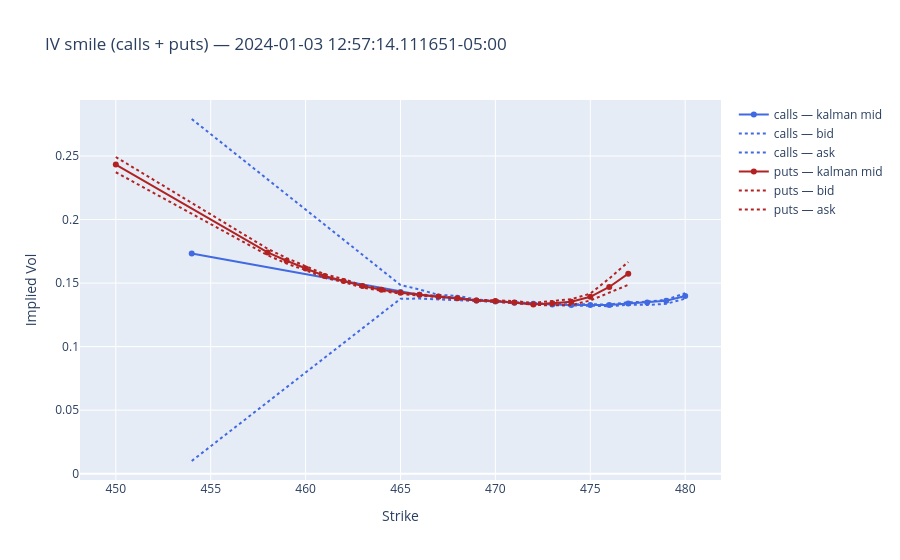

Notebook cell for this chart:
### Markdown cell above
## Quptes smile

### Code cell
import utils as _u

df_iv_surface_long = df_quote_result
df_iv_surface_wide = utils.synchronize_iv_surface(df_iv_surface_long)
df_filtered = df_iv_surface_wide.filter(
    pl.all_horizontal(pl.all().is_not_null()) & pl.all_horizontal(cs.float().is_not_nan())
)

strikes_all = sorted(df_iv_surface_long["strike"].unique().to_list())
strikes_C = sorted(df_iv_surface_long.filter(pl.col("is_call"))["strike"].unique().to_list())
strikes_P = sorted(df_iv_surface_long.filter(~pl.col("is_call"))["strike"].unique().to_list())

_, expiry, _ = _u.parse_option_ticker(
    df_tickers.filter(pl.col("ticker").str.contains("C"))["ticker"][0]
)

row_idx = df_filtered.shape[0] // 2  # ← change this (0 to df_filtered.shape[0]-1)
snapshot_ts = df_filtered["ts_ns"][row_idx]
row = df_iv_surface_wide.filter(pl.col("ts_ns") <= snapshot_ts).tail(1)

fig = go.Figure()

fig.add_trace(
    go.Scatter(
        x=strikes_C,
        y=[row[f"kalman_iv_{int(k)}_C"][0] for k in strikes_C],
        mode="lines+markers",
        name="calls — kalman mid",
        line=dict(color="royalblue"),
    )
)
fig.add_trace(
    go.Scatter(
        x=strikes_C,
        y=[row[f"bid_iv_{int(k)}_C"][0] for k in strikes_C],
        mode="lines",
        name="calls — bid",
        line=dict(color="royalblue", dash="dot"),
    )
)
fig.add_trace(
    go.Scatter(
        x=strikes_C,
        y=[row[f"ask_iv_{int(k)}_C"][0] for k in strikes_C],
        mode="lines",
        name="calls — ask",
        line=dict(color="royalblue", dash="dot"),
    )
)

fig.add_trace(
    go.Scatter(
        x=strikes_P,
        y=[row[f"kalman_iv_{int(k)}_P"][0] for k in strikes_P],
        mode="lines+markers",
        name="puts — kalman mid",
        line=dict(color="firebrick"),
    )
)
fig.add_trace(
    go.Scatter(
        x=strikes_P,
        y=[row[f"bid_iv_{int(k)}_P"][0] for k in strikes_P],
        mode="lines",
        name="puts — bid",
        line=dict(color="firebrick", dash="dot"),
    )
)
fig.add_trace(
    go.Scatter(
        x=strikes_P,
        y=[row[f"ask_iv_{int(k)}_P"][0] for k in strikes_P],
        mode="lines",
        name="puts — ask",
        line=dict(color="firebrick", dash="dot"),
    )
)

fig.update_layout(
    title=f"IV smile (calls + puts) — {snapshot_ts}",
    xaxis_title="Strike",
    yaxis_title="Implied Vol",
)
fig.show()

### Figure 1 — Plotly figure (JSON) as saved in the notebook; plotly's stock layout.template omitted (floating-point values rounded to 4 significant figures)
{"data": [{"line": {"color": "royalblue"}, "mode": "lines+markers", "name": "calls — kalman mid", "type": "scatter", "x": [454, 465, 466, 467, 468, 469, 470, 471, 472, 473, 474, 475, 476, 477, 478, 479, 480], "y": [0.1732, 0.143, 0.1407, 0.1393, 0.1382, 0.1363, 0.1355, 0.1345, 0.1338, 0.1332, 0.1328, 0.1328, 0.1327, 0.1339, 0.1348, 0.136, 0.1399]}, {"line": {"color": "royalblue", "dash": "dot"}, "mode": "lines", "name": "calls — bid", "type": "scatter", "x": [454, 465, 466, 467, 468, 469, 470, 471, 472, 473, 474, 475, 476, 477, 478, 479, 480], "y": [0.01, 0.1376, 0.1378, 0.1372, 0.1369, 0.1357, 0.1353, 0.1341, 0.1335, 0.1328, 0.1323, 0.1322, 0.1318, 0.1331, 0.1328, 0.1336, 0.1378]}, {"line": {"color": "royalblue", "dash": "dot"}, "mode": "lines", "name": "calls — ask", "type": "scatter", "x": [454, 465, 466, 467, 468, 469, 470, 471, 472, 473, 474, 475, 476, 477, 478, 479, 480], "y": [0.2791, 0.1485, 0.1449, 0.1407, 0.14, 0.1371, 0.136, 0.1348, 0.1342, 0.1337, 0.1333, 0.1333, 0.1332, 0.1349, 0.1353, 0.1369, 0.1421]}, {"line": {"color": "firebrick"}, "mode": "lines+markers", "name": "puts — kalman mid", "type": "scatter", "x": [450, 458, 459, 460, 461, 462, 463, 464, 465, 466, 467, 468, 469, 470, 471, 472, 473, 474, 475, 476, 477], "y": [0.2433, 0.1741, 0.1676, 0.1614, 0.1556, 0.1517, 0.1476, 0.1448, 0.1423, 0.1409, 0.1395, 0.138, 0.1363, 0.1358, 0.1347, 0.1332, 0.1342, 0.1354, 0.1392, 0.1469, 0.1574]}, {"line": {"color": "firebrick", "dash": "dot"}, "mode": "lines", "name": "puts — bid", "type": "scatter", "x": [450, 458, 459, 460, 461, 462, 463, 464, 465, 466, 467, 468, 469, 470, 471, 472, 473, 474, 475, 476, 477], "y": [0.2372, 0.172, 0.1654, 0.1602, 0.1541, 0.1508, 0.1464, 0.144, 0.1415, 0.1402, 0.139, 0.1375, 0.136, 0.1351, 0.1344, 0.133, 0.1324, 0.1327, 0.1363, 0.1427, 0.1486]}, {"line": {"color": "firebrick", "dash": "dot"}, "mode": "lines", "name": "puts — ask", "type": "scatter", "x": [450, 458, 459, 460, 461, 462, 463, 464, 465, 466, 467, 468, 469, 470, 471, 472, 473, 474, 475, 476, 477], "y": [0.2492, 0.177, 0.1697, 0.1636, 0.157, 0.1531, 0.1483, 0.1455, 0.1427, 0.1412, 0.1399, 0.1382, 0.1368, 0.1365, 0.1359, 0.1345, 0.1357, 0.1373, 0.1417, 0.1536, 0.1666]}], "layout": {"title": {"text": "IV smile (calls + puts) — 2024-01-03 12:57:14.111651-05:00"}, "xaxis": {"title": {"text": "Strike"}}, "yaxis": {"title": {"text": "Implied Vol"}}}}
